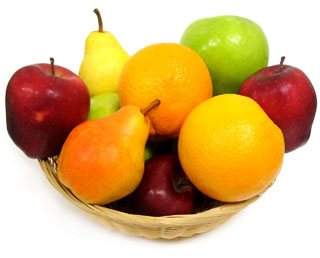
#> input picture fruit.png, 320 x 258 px
$ python CV1.py
#> lines starting #> are read from the running program, lines starting #| are printed output that depends on the picture
import cv2 as cv
import numpy as np
import matplotlib.pyplot as plt
import sys
# img = cv.imread ('dolphin.png')
# img = cv.imread ('bicycle.png')
img = cv.imread ('fruit.png')
#> img is the input picture: shape (258, 320, 3); mean B, G, R 119.7, 178.6, 216.9

##show image and wait
# cv.imshow("image", img)
# cv.waitKey(0)
# cv.destroyAllWindows()


##check for availability
if img is None:
    sys.exit("Could not read the image.")


# [18 lines of commented-out code are left out]
red_img = img [:,:,1]
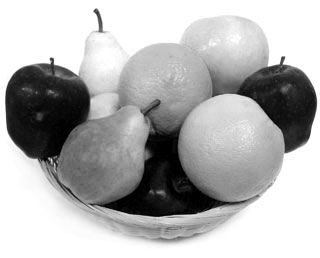
#> red_img: shape (258, 320); min 0, max 255, mean 178.6
# print(red_img.shape)
# cv.imshow("red img", red_img)
color = ('b','g','r')
for i,col in enumerate(color):
    histr = cv.calcHist([img],[i],None,[256],[0,256])
    plt.plot(histr,color = col)
    plt.xlim([0,256])
plt.show()
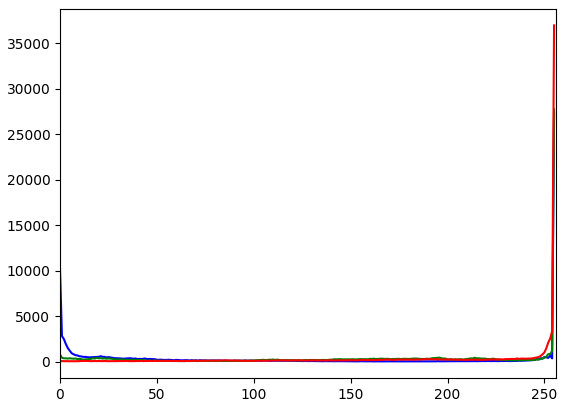
#> figure drawn by matplotlib, 1 panel; curve peaks at x = 255, y = 27273; curve peaks at x = 255, y = 27720; curve peaks at x = 255, y = 36959
cv.waitKey(0)
cv.destroyAllWindows()

$ run again, with dolphin.png copied over fruit.png
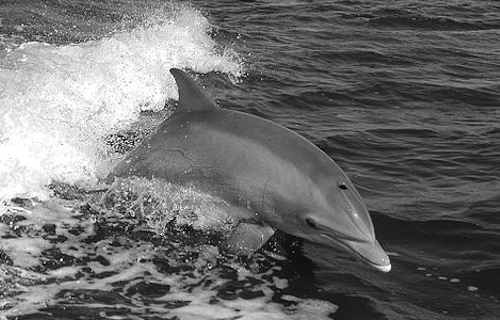
#> input picture dolphin.png, 500 x 320 px
#> img is the input picture: shape (320, 500, 3); min 0, max 255, mean 109.1
#> `plt.show()`:
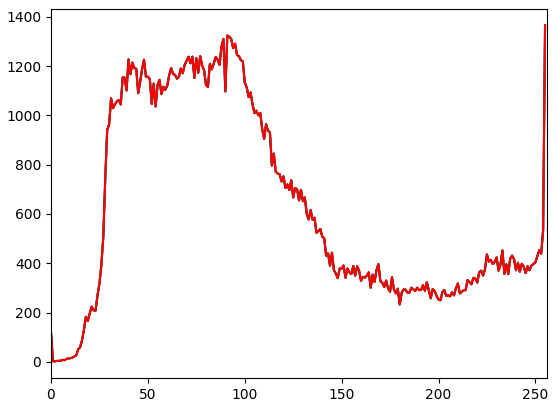
#> figure drawn by matplotlib, 1 panel; curve peaks at x = 255, y = 1365; curve peaks at x = 255, y = 1365; curve peaks at x = 255, y = 1365

$ run again, with bicycle.png copied over fruit.png
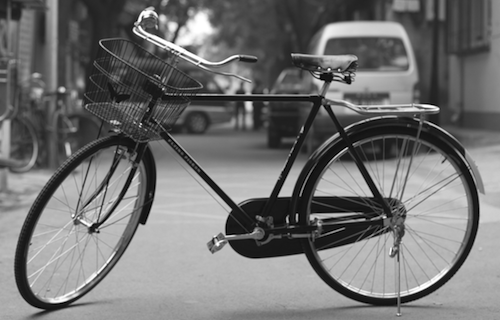
#> input picture bicycle.png, 500 x 320 px
#> img is the input picture: shape (320, 500, 3); min 0, max 255, mean 114.2
#> `plt.show()`:
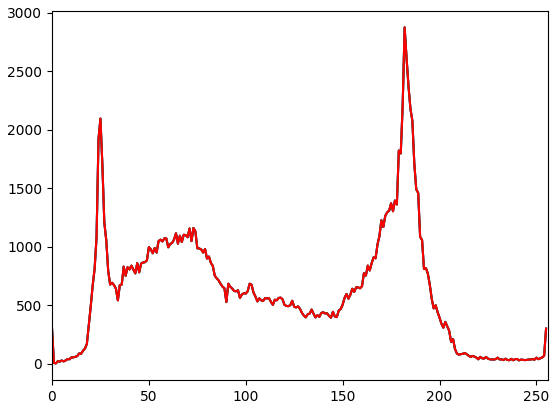
#> figure drawn by matplotlib, 1 panel; curve peaks at x = 182, y = 2875; curve peaks at x = 182, y = 2875; curve peaks at x = 182, y = 2875
